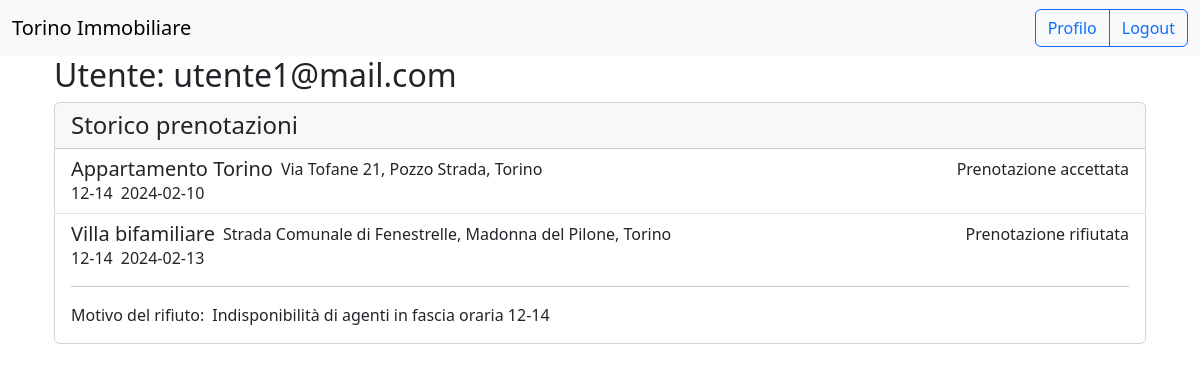
The app's page /profilo (signed in) with its own data.
### tables this page shows
CREATE TABLE "utenti" (
	"email"	TEXT NOT NULL,
	"password"	TEXT NOT NULL,
	"Tipo"	INTEGER NOT NULL DEFAULT 0,
	PRIMARY KEY("email")
);

CREATE TABLE "prenotazioni" (
	"id"	INTEGER NOT NULL,
	"id_annuncio"	INTEGER NOT NULL,
	"email_utente"	TEXT NOT NULL,
	"fascia_oraria"	INTEGER NOT NULL,
	"data"	TEXT NOT NULL,
	"virtuale"	INTEGER NOT NULL,
	"status"	INTEGER NOT NULL,
	"motivo_rifiuto"	TEXT,
	PRIMARY KEY("id" AUTOINCREMENT),
	FOREIGN KEY("email_utente") REFERENCES "utenti"("email"),
	FOREIGN KEY("id_annuncio") REFERENCES "annunci"("Id") ON DELETE CASCADE
);

CREATE TABLE "annunci" (
	"Titolo"	TEXT NOT NULL,
	"Indirizzo"	TEXT NOT NULL,
	"Tipo"	INTEGER NOT NULL CHECK("Tipo" < 4 AND "Tipo" >= 0),
	"Locali"	INTEGER NOT NULL CHECK("Locali" < 6 AND "Locali" > 0),
	"Descrizione"	TEXT NOT NULL,
	"Prezzo"	NUMERIC NOT NULL,
	"Arredata"	INTEGER NOT NULL,
	"Id_Locatore"	TEXT NOT NULL,
	"Visibile"	INTEGER NOT NULL,
	"Id"	INTEGER NOT NULL,
	"Immagini"	INTEGER NOT NULL,
	PRIMARY KEY("Id" AUTOINCREMENT),
	FOREIGN KEY("Id_Locatore") REFERENCES "utenti"("email")
);

### app.py (the view, shortened to what this page needs)
@app.route("/profilo")
@login_required
def profilo():
    return render_template(
        "profilo.html",
        prenotazioni=prenotazioni_dao.get_prenotazioni(current_user.email),
    )

### app.py (called while the page is built)
@login_manager.user_loader
def load_user(email):
    db_user = utenti_dao.get_user(email)
    if not db_user:
      return None
    return User(
        email=db_user["email"], password=db_user["password"], tipo=int(db_user["Tipo"])
    )

### utenti_dao.py (called while the page is built)
def get_user(email):
    query = "SELECT * FROM utenti WHERE email = ?"
    with sqlite3.connect("db.db") as connection:
        connection.row_factory = sqlite3.Row
        cursor = connection.cursor()
        try:
            return cursor.execute(query, (email,)).fetchone()
        finally:
            cursor.close()

### templates/profilo.html (shortened to what this page needs)
{% import "macros.html" as macros%} {% extends "base.html" %} {% block content
%}
<div class="container">
	<h2>Utente: {{ current_user.email }}</h1>
  <article class="card">
		<h4 class="card-header">Storico prenotazioni</h3>
		{% if prenotazioni|length == 0 %}
			<p class="my-2 mx-auto">Non è stata effettuata nessuna prenotazione</p>
		{% else %}
			<div class="list-group list-group-flush">
			{% for prenotazione in prenotazioni %}
				{% if prenotazione['status'] == 0 %}
					{% if current_user.tipo == 1 %}
					{{ macros.prenotazione_card_pending(prenotazione) }}
					{% else %}
					{{ macros.prenotazione_card(prenotazione) }}
					{% endif %}
				{% else %}
				{{ macros.prenotazione_card_fulfilled(prenotazione) }}
				{% endif %}
			{% endfor %}
			</div>
		{% endif %}
  </article>
</div>
{% endblock %}

### templates/macros.html (shortened to what this page needs)
 {% macro prenotazione_card_fulfilled(prenotazione) %}
<a href="/annunci/{{ prenotazione.annuncio.id }}" class="list-group-item">
  <div class="d-flex align-items-center">
    <h5 class="card-title my-auto">{{ prenotazione.annuncio.titolo }}</h5>
    <p class="card-text my-auto ms-2 me-auto">
      {{ prenotazione.annuncio.indirizzo }}
    </p>
    {% if prenotazione.status == 1 %}
    <p class="card-text my-auto ms-2">Prenotazione accettata</p>
    {% else %}
    <p class="card-text my-auto ms-2">Prenotazione rifiutata</p>
    {% endif %}
  </div>
  <div class="d-flex align-items-center">
    <p class="card-text my-auto">{{ prenotazione.fascia_oraria }}</p>
    <p class="card-text my-auto ms-2">{{ prenotazione.data }}</p>
  </div>
  {% if prenotazione.status == 2 %}
  <hr />
  <div class="d-flex align-items-center my-2">
    <p class="card-text my-auto">Motivo del rifiuto:</p>
    <p class="card-text my-auto ms-2">{{ prenotazione.motivo_rifiuto }}</p>
  </div>
  {% endif %}
</a>
{% endmacro %}

### templates/base.html (shortened to what this page needs)
{% import "macros.html" as macros %}
<!DOCTYPE html>
<html lang="en" data-bs-theme="auto">
  <head>
    <link
      href="https://cdn.jsdelivr.net/npm/bootstrap@5.3.2/dist/css/bootstrap.min.css"
      rel="stylesheet"
    />
    <link
      rel="stylesheet"
      href="https://cdn.jsdelivr.net/npm/bootstrap-icons@1.11.3/font/bootstrap-icons.min.css"
    />
    <link
      rel="stylesheet"
      type="text/css"
      href="{{ url_for('static',filename='styles/style.css') }}"
    />
  </head>
  <body class="min-vh-100">
    <header class="contanier">
      <nav class="navbar sticky-top navbar-expand-lg bg-body-tertiary">
        <div class="container-fluid">
          <a class="navbar-brand" href="/">Torino Immobiliare</a>
          <div
            class="collapse navbar-collapse justify-content-end"
            id="navbarToggler"
          >
            {% block login %} {% if not current_user.is_authenticated %}
            <div class="btn-group">
              <a class="btn btn-outline-primary" href="/login">Login</a>
              <a class="btn btn-outline-primary" href="/register">Register</a>
            </div>
            {% else %}
            <div class="btn-group">
              <a class="btn btn-outline-primary" href="/profilo">Profilo</a>
              <a class="btn btn-outline-primary" href="/logout">Logout</a>
            </div>
            {% endif %} {% endblock %}
          </div>
        </div>
      </nav>
    </header>
    <div class="toast-container end-0 float-right p-3">
    </div>
    <main class="container">{% block content %}{% endblock %}</main>
  </body>
</html>

### records on screen
utenti: email "utente1@mail.com"
prenotazioni: annuncio.titolo "Appartamento Torino", annuncio.indirizzo "Via Tofane 21, Pozzo Strada, Torino", status "Prenotazione accettata", fascia_oraria "12-14", data "2024-02-10"
prenotazioni: annuncio.titolo "Villa bifamiliare", annuncio.indirizzo "Strada Comunale di Fenestrelle, Madonna del Pilone, Torino", status "Prenotazione rifiutata", fascia_oraria "12-14", data "2024-02-13", motivo_rifiuto "Indisponibilità di agenti in fascia oraria 12-14"
